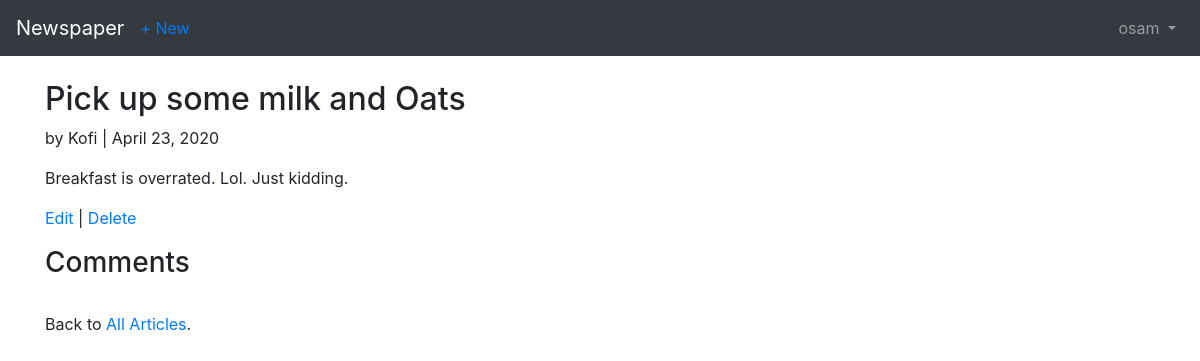
Page /articles/4 (signed in) on the committed database.
### users/models.py (models this page shows)
class CustomUser(AbstractUser):
    pass

### articles/models.py (models this page shows, shortened)
class Article(models.Model):
    title = models.CharField(max_length=255)
    body = models.TextField()
    date = models.DateField(auto_now_add=True)
    author = models.ForeignKey(get_user_model(), on_delete=models.CASCADE)

### articles/views.py (the view)
# urls.py: path('<int:pk>', ArticleDetailView.as_view(), name='article_detail'),
class ArticleDetailView(LoginRequiredMixin, DeleteView):
    model = Article
    template_name = 'article_detail.html'
    login_url = 'login'

### templates/article_detail.html (shortened to what this page needs)
{% extends '_base.html' %}
{% block content %}
    <div class="article-entry">
        <h2>{{object.title}}</h2>
        <p>by {{ object.author }} | {{ object.date }}</p>
        <p>{{ object.body }}</p>
    </div>
    <p><a href="{% url 'article_edit' article.pk %}">Edit</a> |
        <a href="{% url 'article_delete' article.pk %}">Delete</a></p>
    <div ">
        <h3>Comments</h3>
    </div>
    <br>
        <p>Back to <a href="{% url 'article_list' %}">All Articles</a>.</p>
{% endblock content %}

### templates/_base.html (shortened to what this page needs)
<!DOCTYPE html>
<html lang="en">
<head>
    <link rel="stylesheet" href="https://stackpath.bootstrapcdn.com/bootstrap/4.4.1/css/bootstrap.min.css"
>
</head>
<body>
    <nav class="navbar navbar-expand-md navbar-dark bg-dark mb-4">
        <a class="navbar-brand" href="{% url 'home' %}">Newspaper</a>
            {% if user.is_authenticated %}
                <ul class="navbar-nav mr-auto">
                    <li class="nav-item"><a href="{% url 'article_new' %}">+ New</a></li>
                </ul>
                <ul class="navbar-nav ml-auto">
                    <li class="nav-item">
                        <a class="nav-link dropdown-toggle" href="#" id="userMenu"
                        data-toggle="dropdown" aria-haspopup="true" aria-expanded="false">
                        {{user.username}}
                        </a>
                    </li>
                </ul>
            {% else %}
            <form class="form-inline my-2 my-lg-0">
                <a class="btn btn-outline-secondary" href="{% url 'login' %}">Log In</a>
                <a class="btn btn-primary ml-2" href="{% url 'signup' %}">Sign Up</a>
            </form>
            {% endif %}
    </nav>
    <div class="container">
        {% block content %}
        {% endblock content %}
    </div>
</body>
</html>

### rows in the picture
CustomUser: username "osam"
Article: title "Pick up some milk and Oats", author "Kofi", date "April 23, 2020", body "Breakfast is overrated. Lol. Just kidding."
